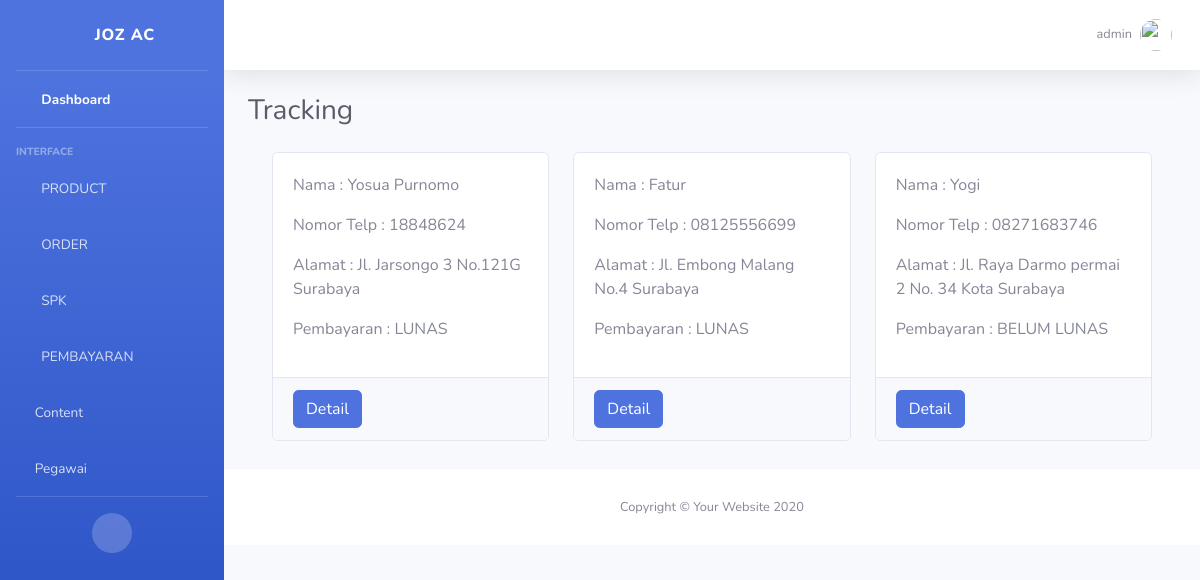
The page /pesanan/admin/tracking/ (signed in) on the database as committed earlier.
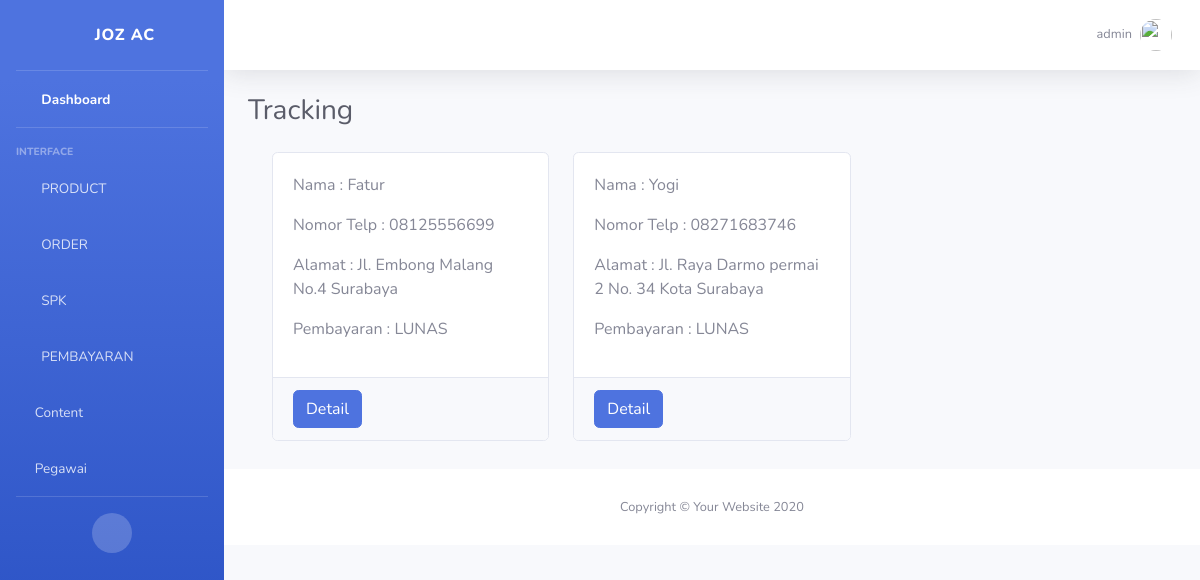
The same page on the database as committed later.
### account/models.py (models this page shows)
class Account(AbstractBaseUser, PermissionsMixin):
	jabatanChoice        = [
	('ADMIN','ADMIN'),
	('TEKNISI','TEKNISI'),
	]
	username 	= models.CharField(max_length=20, unique=True)
	jabatan 	= models.CharField(choices=jabatanChoice, max_length=8)
	date_joined = models.DateTimeField(auto_now_add=True)
	last_login 	= models.DateTimeField(auto_now=True)
	is_active = models.BooleanField(default=True)
	is_staff = models.BooleanField(default=True)
	is_superuser = models.BooleanField(default=False)
	is_admin	= models.BooleanField(default=True)
	objects = AccountManage()
	USERNAME_FIELD = 'username'
	REQUIRED_FIELDS = []
	def __str__(self):
		return self.username
	class Meta:
		verbose_name = 'Account'
		verbose_name_plural = 'Account'

### pesanan/models.py (models this page shows, shortened)
class InvoiceModel(models.Model):
    statusChoise = [
    ('LUNAS','LUNAS'),
    ('BELUM', 'BELUM LUNAS'),
    ]
    Invoice             = models.CharField(max_length=20, verbose_name='Nomor Invoice')
    clientINV           = models.OneToOneField(ClientModel, blank=True, null=True, related_name='InvoiceClient', verbose_name='Invoice Client', on_delete=models.SET_NULL)
    statusPembayaran    = models.CharField(choices=statusChoise, max_length=20, default='BELUM')
    Keterangan          = models.TextField()
    tanggal			    = models.DateField(auto_now=True, editable=False, verbose_name='Tanggal')
    totalInvoice	    = models.PositiveIntegerField(default=0, verbose_name='Total Pembayaran')
    slug_Invoice	    = models.SlugField()
    class Meta:
        verbose_name='Invoice'
        verbose_name_plural='Invoice'

### client/models.py (models this page shows, shortened)
class ClientModel(models.Model):
    nama_Client 		= models.CharField(max_length=30, verbose_name='Nama')
    noTelp_Client		= models.CharField(max_length=15, verbose_name='Phone')
    email_Client		= models.EmailField(verbose_name='Email')
    alamat_Client		= models.CharField(max_length=254, verbose_name='Alamat')
    kecamatan_Client	= models.CharField(max_length=30, null=True, blank=True, verbose_name='Kecamatan')
    kelurahan_Client	= models.CharField(max_length=30, null=True, blank=True, verbose_name='Kelurahan')
    kodePos_Client		= models.CharField(max_length=30, null=True, blank=True, verbose_name='Kode Pos')
    kota_Client			= models.CharField(max_length=30, verbose_name='Kota')
    slug_Client			= models.SlugField()
    class Meta:
        verbose_name='Client'

### pesanan/views.py (the view)
# urls.py: path('admin/tracking/', Tracking.as_view(), name='tracking'),
class Tracking(LoginRequiredMixin, ListView):
	login_url = reverse_lazy('account:login')
	model = InvoiceModel
	context_object_name = 'pesanan'
	template_name = 'admin/tracking.html'
	queryset = model.objects.filter(Q(statusPembayaran='BELUM') | ~Q(SPK__status='SELESAI'))

### templates/admin/tracking.html (shortened to what this page needs)
{% extends "admin/base_admin.html" %}
{% load static %}
{% block Content %}
                <div class="container-fluid">
                    <div class="d-sm-flex align-items-center justify-content-between mb-4">
                        <h1 class="h3 mb-0 text-gray-800">Tracking</h1>
                    </div>
                    <div class="container" style="margin-bottom:20px;">
                        <div class="row row-cols-1 row-cols-md-3">
                        		{% for data in pesanan %}
		                            <div class="col mb-2">
		                                <div class="card h-100">
		                                    <div class="card-body">
	                                        	<p id="namaClient">Nama : {{data.clientINV.nama_Client}}</p>
	                                            <p id="telpClient">Nomor Telp : {{data.clientINV.noTelp_Client}}</p>
	                                            <p id="alamatClient">Alamat : {{data.clientINV.alamat_Client}} {{data.clientINV.kota_Client}}</p>
	                                            <p id="payment">Pembayaran : {{data.get_statusPembayaran_display}}</p>
		                                    </div>
		                                    <div class="card-footer">
										      <button class="btn btn-primary" onclick="getData({{data.id}})">Detail</button>
										    </div>
		                                </div>
		                            </div>
	                        	{% endfor %}
                        </div>
                    </div>
                </div>
{% endblock Content %}

### templates/admin/base_admin.html (shortened to what this page needs)
{% load static %}
<!DOCTYPE html>
<html lang="en">
<head>
    <link href="{% static "vendor/fontawesome-free/css/all.min.css" %}" rel="stylesheet" type="text/css">
    <link href="{% static "css/sb-admin-2.min.css" %}" rel="stylesheet">
</head>
<body id="page-top">
    <div id="wrapper">
        {% include 'admin/include/sideBar.html' %}
        <div id="content-wrapper" class="d-flex flex-column">
            <div id="content">
                {% include "admin/include/topBar.html" %}
                    {% block Content %}
                    {% endblock Content %}
            {% include "admin/include/footer.html" %}
        </div>
    </div>
</body>
</html>

### templates/admin/include/sideBar.html (shortened to what this page needs)
{% load static %}
        <ul class="navbar-nav bg-gradient-primary sidebar sidebar-dark accordion" id="accordionSidebar">
            <a class="sidebar-brand d-flex align-items-center justify-content-center" href="{% url "dasboard" %}">
                <div class="sidebar-brand-icon rotate-n-15">
                    <i class="fas fa-laugh-wink"></i>
                </div>
                <div class="sidebar-brand-text mx-3">Joz AC </div>
            </a>
            <hr class="sidebar-divider my-0">
            <li class="nav-item active">
                <a class="nav-link" href="{% url "dasboardAdmin" %}">
                    <i class="fas fa-fw fa-tachometer-alt"></i>
                    <span>Dashboard</span></a>
            </li>
            <hr class="sidebar-divider">
            <div class="sidebar-heading">
                Interface
            </div>
            {% if request.user.jabatan == 'ADMIN' %}
                <li class="nav-item">
                    <a class="nav-link collapsed" href="#" data-toggle="collapse" data-target="#collapseProduct"
                        aria-expanded="true" aria-controls="collapseTwo">
                        <i class="fas fa-fw fa-cog"></i>
                        <span>PRODUCT</span>
                    </a>
                </li>
                <li class="nav-item">
                    <a class="nav-link collapsed" href="#" data-toggle="collapse" data-target="#collapseOrder"
                        aria-expanded="true" aria-controls="collapseTwo">
                        <i class="fas fa-fw fa-cog"></i>
                        <span>ORDER</span>
                    </a>
                </li>
                    <li class="nav-item">
                        <a class="nav-link collapsed" href="#" data-toggle="collapse" data-target="#collapseSPK"
                            aria-expanded="true" aria-controls="collapseSPK">
                            <i class="fas fa-fw fa-cog"></i>
                            <span>SPK</span>
                        </a>
                    </li>
                <li class="nav-item">
                    <a class="nav-link collapsed" href="#" data-toggle="collapse" data-target="#collapsePayment"
                        aria-expanded="true" aria-controls="collapsePayment">
                        <i class="fas fa-fw fa-cog"></i>
                        <span>PEMBAYARAN</span>
                    </a>
                </li>
                <li class="nav-item">
                    <a class="nav-link collapsed" href="#" data-toggle="collapse" data-target="#collapseUtilities"
                        aria-expanded="true" aria-controls="collapseUtilities">
                        <i class="fas fa-ticket-alt"></i>
                        <span>Content</span>
                    </a>
                </li>
                <li class="nav-item">
                    <a class="nav-link collapsed" href="#" data-toggle="collapse" data-target="#collapseEmployee"
                        aria-expanded="true" aria-controls="collapseTwo">
                        <i class="fas fa-users"></i>
                        <span>Pegawai</span>
                    </a>
                </li>
            {% endif %}
            <hr class="sidebar-divider d-none d-md-block">
            <div class="text-center d-none d-md-inline">
                <button class="rounded-circle border-0" id="sidebarToggle"></button>
            </div>
        </ul>

### templates/admin/include/topBar.html (shortened to what this page needs)
{% load static %}
                <nav class="navbar navbar-expand navbar-light bg-white topbar mb-4 static-top shadow">
                    <ul class="navbar-nav ml-auto">
                        <li class="nav-item dropdown no-arrow">
                            <a class="nav-link dropdown-toggle" href="#" id="userDropdown" role="button"
                                data-toggle="dropdown" aria-haspopup="true" aria-expanded="false">
                                <span class="mr-2 d-none d-lg-inline text-gray-600 small">{{request.user}}</span>
                                <img class="img-profile rounded-circle" src="{% static "img/undraw_profile.svg" %}">
                            </a>
                        </li>
                    </ul>
                </nav>

### templates/admin/include/footer.html
{% load static %}
<footer class="sticky-footer bg-white">
    <div class="container my-auto">
        <div class="copyright text-center my-auto">
            <span>Copyright &copy; Your Website 2020</span>
        </div>
    </div>
</footer>

### templates/admin/include/javaScript.html (shortened to what this page needs)
{% load static %}

Rows that differ between the two databases and show on the page:
removed InvoiceModel: clientINV.nama_Client "Yosua Purnomo", clientINV.noTelp_Client "18848624", clientINV.alamat_Client "Jl. Jarsongo 3 No.121G", clientINV.kota_Client "Surabaya", statusPembayaran "LUNAS"
changed InvoiceModel "Yogi": statusPembayaran "BELUM LUNAS" → "LUNAS"
